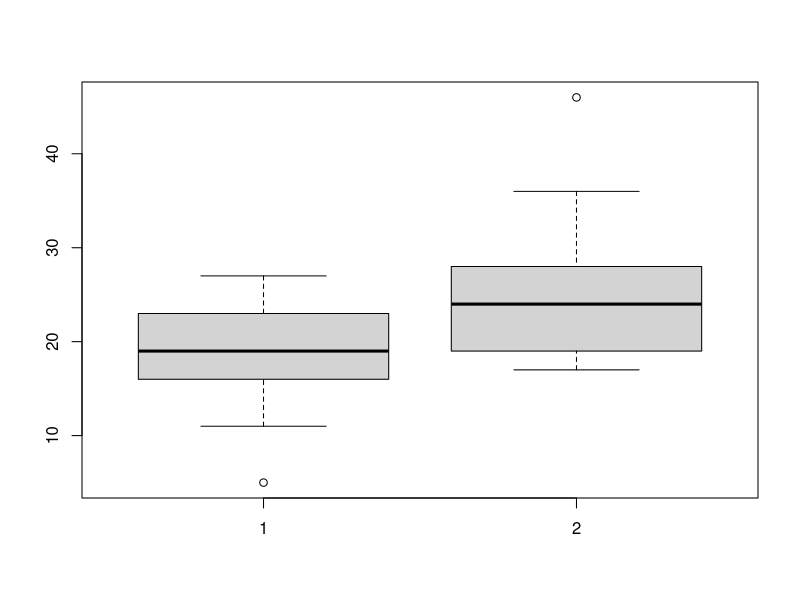
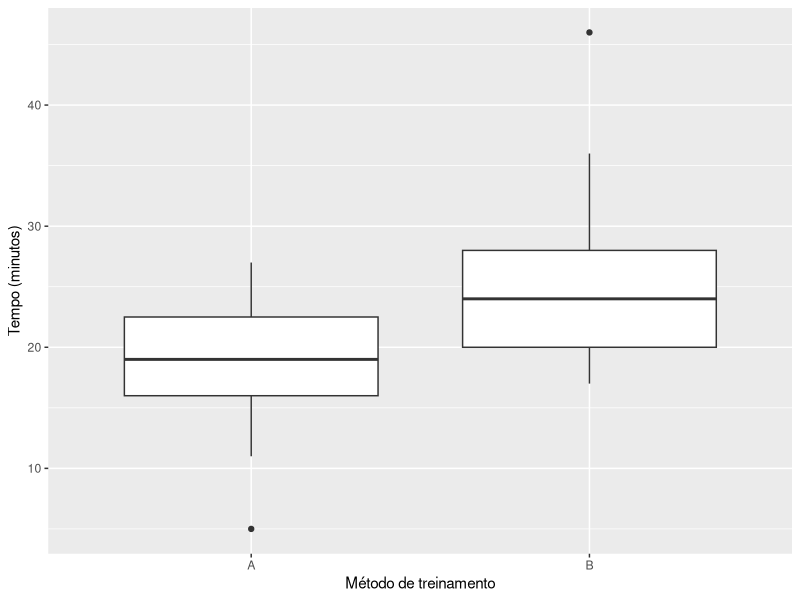
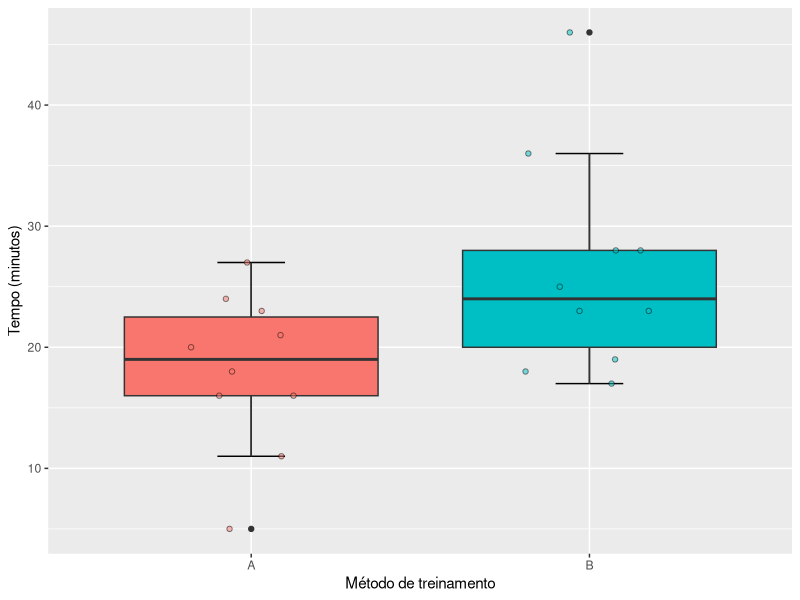

Reproduce these figures in R, in order.
A <- c(11, 20, 5, 23, 16, 21, 18, 16, 27, 24)
B <- c(23, 46, 18, 19, 23, 17, 28, 36, 25, 28)

boxplot(A,B)

dados <- data.frame(Metodo=rep(c("A","B"),each=10),Tempo=c(A,B))
dados

library(tidyverse)

ggplot(dados)+
  geom_boxplot(aes(Metodo,Tempo))+
  xlab("Método de treinamento") + ylab("Tempo (minutos)") 

ggplot(dados,aes(Metodo,Tempo))+
  stat_boxplot(geom ='errorbar', width = 0.2)+
  geom_boxplot(aes(fill=Metodo),show.legend = FALSE)+
  geom_point(pch=21, aes(fill=Metodo), alpha=0.5, show.legend = F,
             position=position_jitterdodge())+
  xlab("Método de treinamento") + ylab("Tempo (minutos)") 

